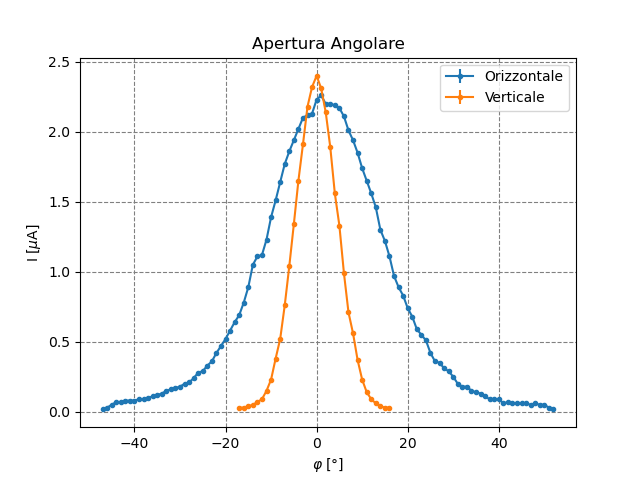

Generate this figure with Python:
import numpy as np
import matplotlib.pyplot as plt 

phi_o, I_o, dI_o = np.loadtxt("/home/emiliano/Documenti/Lab. Materia/Laser Diodo/Apertura angolare/orizzontale_1.txt", unpack=True)
phi_o-=270
phi_v, I_v, dI_v = np.loadtxt("/home/emiliano/Documenti/Lab. Materia/Laser Diodo/Apertura angolare/verticale_1.txt", unpack=True)
phi_v-=270



fig = plt.figure()
plt.errorbar(phi_o, I_o, yerr=dI_o, label="Orizzontale", fmt=".-")
plt.errorbar(phi_v, I_v, yerr=dI_v, label="Verticale", fmt=".-")
plt.grid(which="both", ls="dashed", color="gray")
plt.title("Apertura Angolare")
plt.xlabel(r"$\varphi$ [°]")
plt.ylabel("I [$\mu$A]")
plt.legend()
plt.show()
